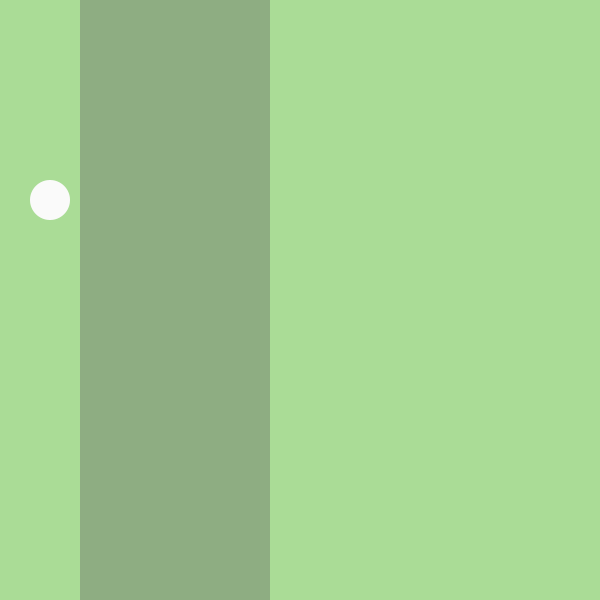
Frame 1 (no input)
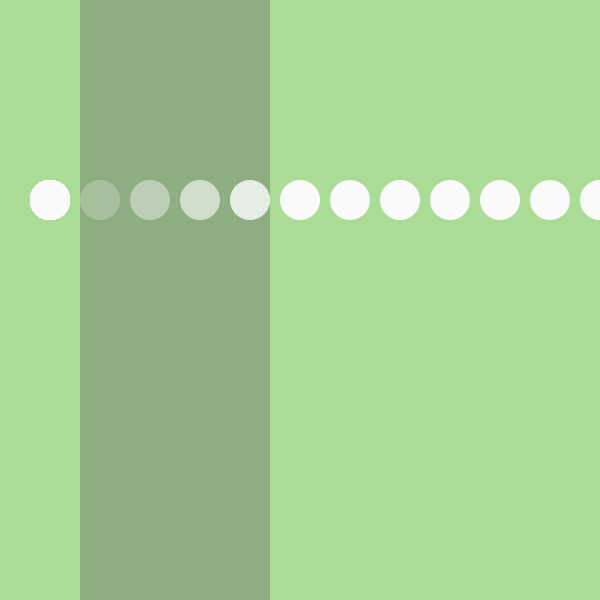
Frame 60 (the mouse pressed at the canvas centre just before this capture)
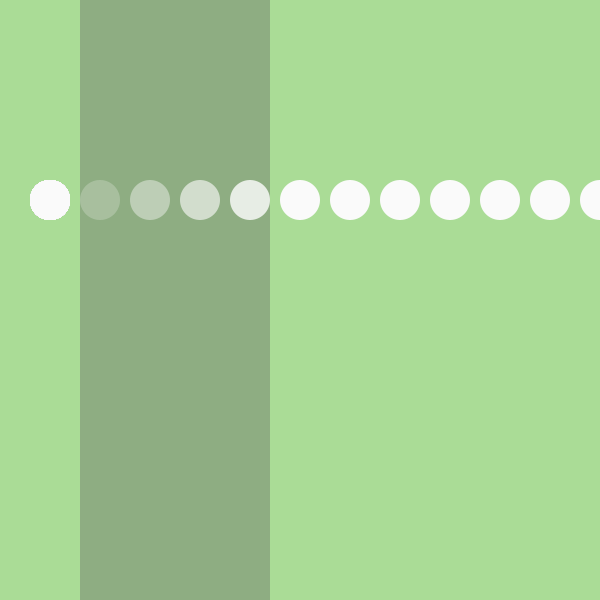
Frame 120 (the mouse held since frame 60 and released just before this capture)

The Processing sketch that drew these frames (run headless with seeded random() and noise(); from frame 60 on, the mouse is pressed at the canvas centre):

// Processing sketch: processing_66241
// ── processing_66241.pde

//MOVING THE BALL

// It goes with the reapeat ball

int x= 0;
int b= 50;

void setup() {
  size(600, 600);
  background(170, 220, 150); 
  smooth();
  frameRate(5);
  noStroke();
  fill(100, 100, 100, 100);
  rect(80, 0, 190, 600);
  
}

// repaeat the ball

void draw() {
  fill(250, 250, 250);
  noStroke();
  ellipse(50, 200, 40, 40);
  
  fill(250, 250, 250, b= x+10);
  noStroke();
  ellipse(x= x+50, 200, 40, 40);
  
}
